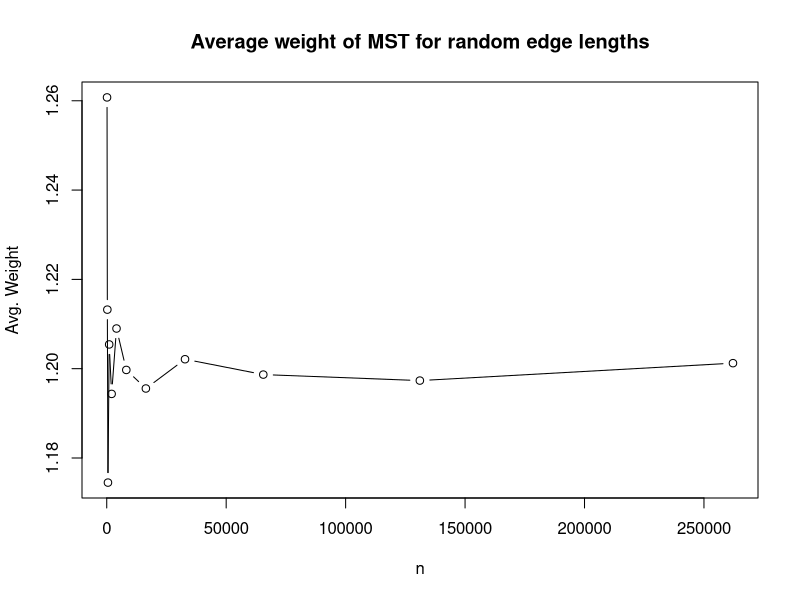
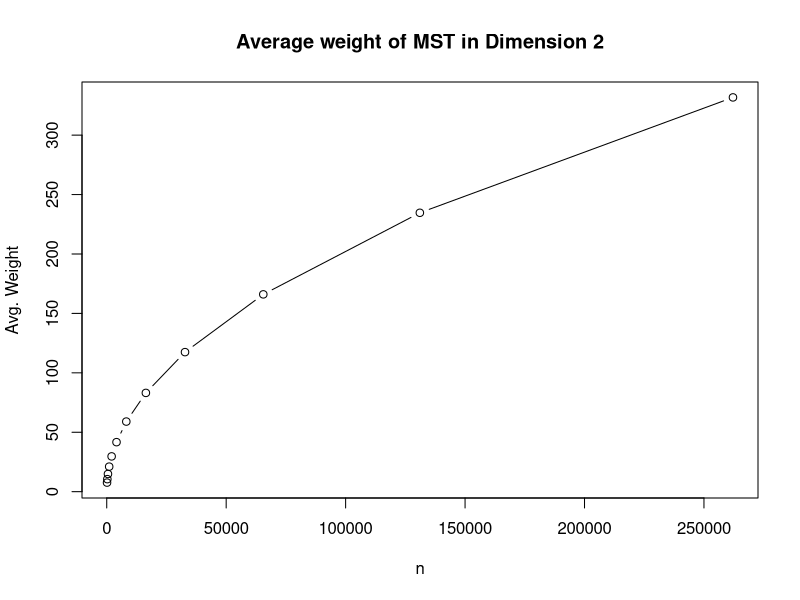
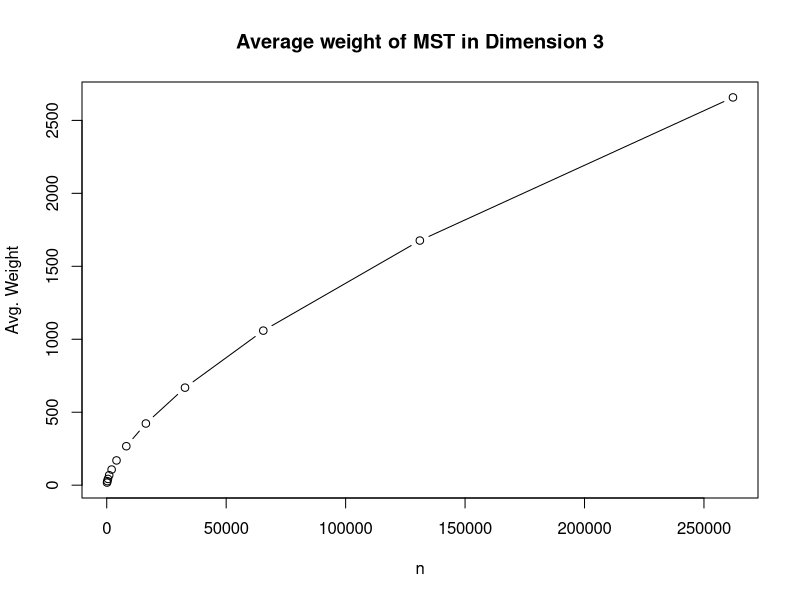
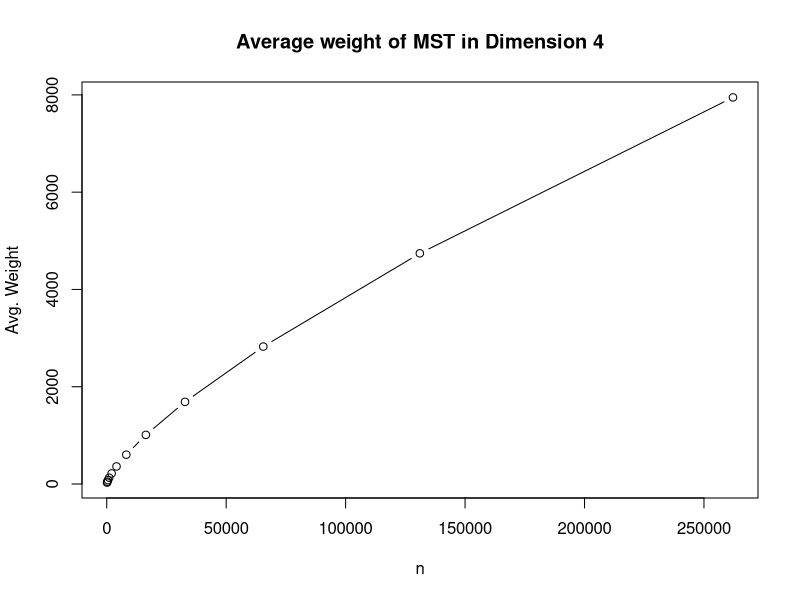
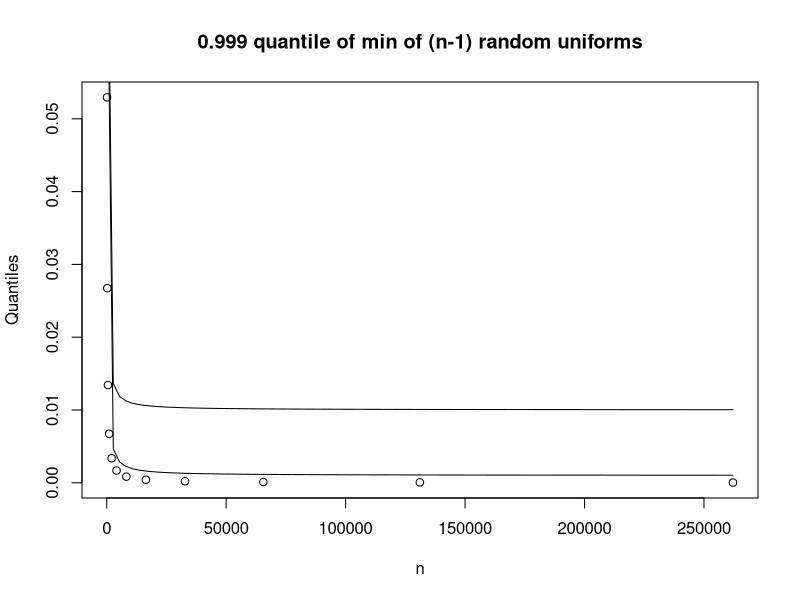

These figures' R source, in order:
# D1
d1 <- c(1.260755,
        1.213225,
        1.174489,
        1.205431,
        1.194353,
        1.208997,
        1.199721,
        1.195563,
        1.202116,
        1.198678,
        1.197336,
        1.201236
)

# D2
d2 <- c(7.647711,
        10.542806, 
        14.902179, 
        21.077896, 
        29.690281, 
        41.673500, 
        58.996269, 
        83.113731, 
        117.424240,
        166.031342,
        234.670700,
        331.748474
)
# D3
d3 <- c(17.743305,
        27.612823,
        42.970650,
        68.340012,
        107.086990,
        169.648270,
        267.046692,
        422.624451,
        668.387207,
        1059.177002,
        1676.587891,
        2657.501221
)

# D4
d4 <- c(28.743078,
        46.845009,
        78.330147,
        129.268555,
        216.691132,
        360.736938,
        602.683228,
        1010.026550,
        1688.964111,
        2825.677490,
        4742.051758,
        7948.265625)

n <- c(128,256,512,1024,2048,4096,8192,16384,32768,65536,131072,262144)


plot(n, d1, type="b", main="Average weight of MST for random edge lengths", ylab="Avg. Weight")
plot(n, d2, type="b", main="Average weight of MST in Dimension 2", ylab="Avg. Weight")
plot(n, d3, type="b", main="Average weight of MST in Dimension 3", ylab="Avg. Weight")
plot(n, d4, type="b", main="Average weight of MST in Dimension 4", ylab="Avg. Weight")



genguess <- function(x) {
  1^2 *10 / x + 0.01 + (1-1) * 0.05
}

guess <- function(x) {
  10/x + 0.001
}

plot(n, qbeta(0.999, 1, n-1), main="0.999 quantile of min of (n-1) random uniforms", ylab = "Quantiles", xlab="n")
guess(n) - qbeta(0.999, 1, n)
curve(guess, add = TRUE)
curve(genguess, add = TRUE)

g1 <- function(x) {
  x^(1/2)/2
}
g2 <- function(x) {
  x^(2/3)/2
}
g3 <- function(x) {
  x^(3/4)/2
}
